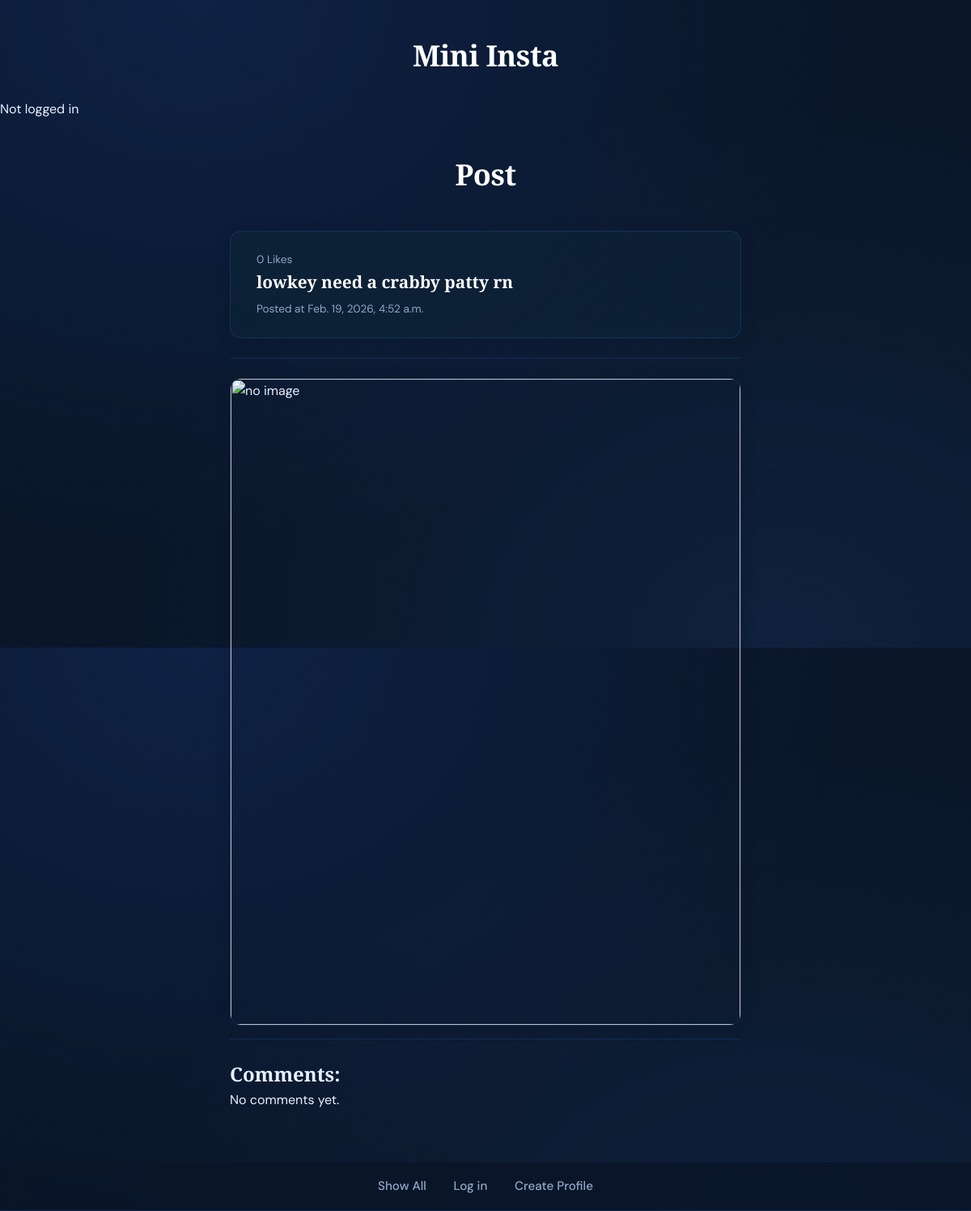
Page /mini_insta/post/1 on the earlier database version.
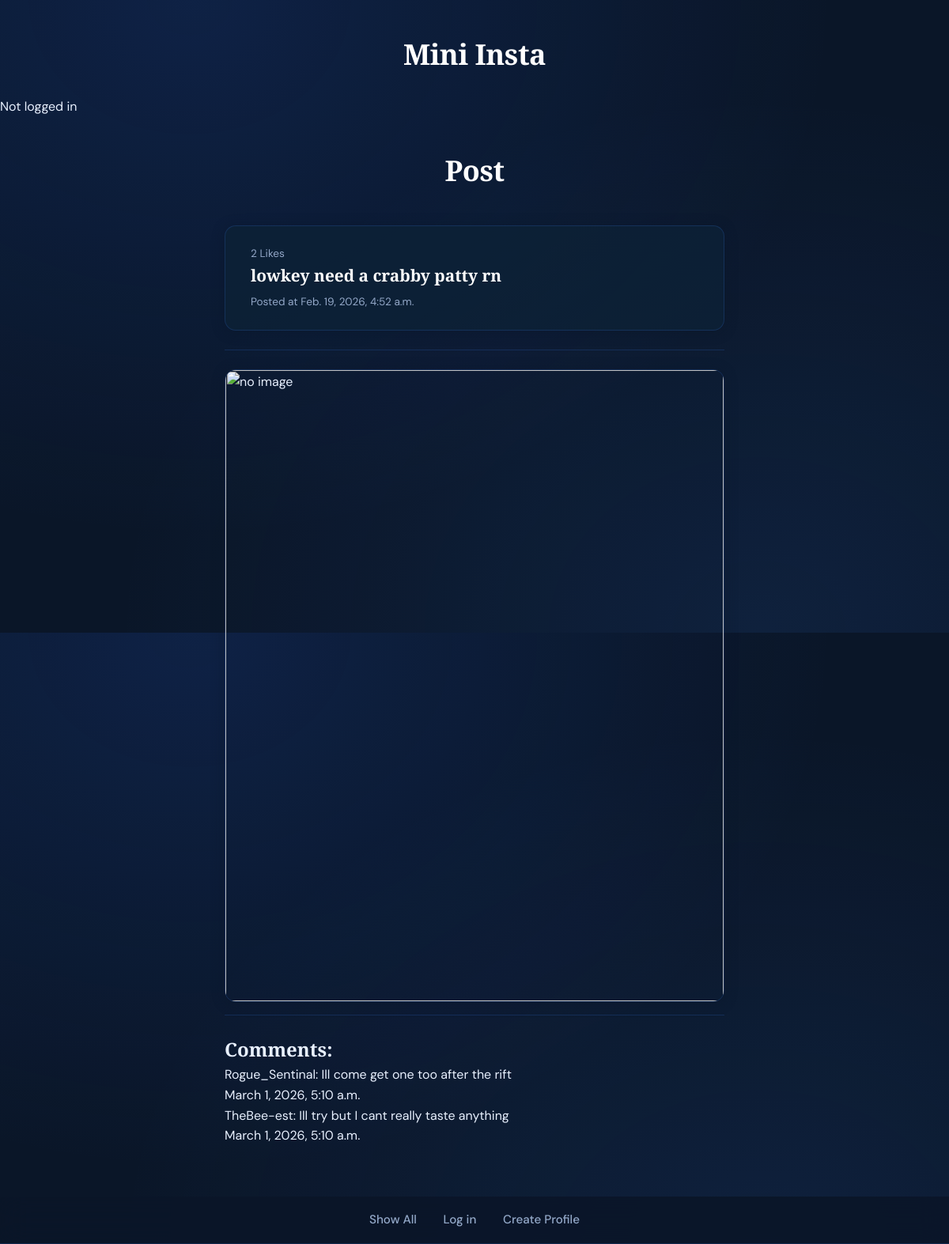
Same page on the later database version.
### mini_insta/models.py (models this page shows, shortened)
class Post(models.Model):
  profile = models.ForeignKey(Profile, on_delete=models.CASCADE)
  caption = models.TextField(blank=False)
  timestamp=models.DateTimeField(auto_now=True)
  def get_all_photos(self):
    photos = Photo.objects.filter(post=self).order_by('-timestamp')
    return photos
  def get_all_comments(self):
    comments = Comment.objects.filter(post=self).order_by('-timestamp')
    return comments
  def get_likes(self):
    likes = Like.objects.filter(post=self)
    return likes

class Comment(models.Model):
  post = models.ForeignKey(Post, on_delete=models.CASCADE)
  profile = models.ForeignKey(Profile, on_delete=models.CASCADE)
  timestamp = models.DateTimeField(auto_now=True)
  text = models.TextField(blank=False)

class Profile(models.Model):
  user = models.ForeignKey(User, on_delete=models.CASCADE)
  username=models.TextField(blank=True)
  display_name=models.TextField(blank=True)
  profile_image_url = models.URLField(blank=True)
  bio_text=models.TextField(blank=True)
  join_date=models.DateTimeField(auto_now=True)

### mini_insta/views.py (the view)
# urls.py: path('post/<int:pk>', PostDetailView.as_view(), name='post'),
class PostDetailView(DetailView):
    model = Post
    template_name = 'mini_insta/show_post.html'
    context_object_name = 'post'
    def get_context_data(self, **kwargs):
        context = super().get_context_data(**kwargs)
        if self.request.user.is_authenticated:
            my_profile = Profile.objects.get(user=self.request.user)
            context['my_profile'] = my_profile
            context['user_likes_post'] = Like.objects.filter(profile=my_profile, post=self.object).exists()
        return context

### mini_insta/templates/mini_insta/show_post.html (shortened to what this page needs)
{% extends 'mini_insta/base.html' %}
{% block content %}
<h1>Post</h1>
<main class="single-post-container">
  <article>
    <div>
      <p>{{ post.get_likes.count }} Likes
      </p>
      <h2>{{ post.caption }}</h2>
      <p>Posted at {{ post.timestamp }}</p>
    </div>
  </article>
  <hr>
  {% for photo in post.get_all_photos %}
    <img src="{{ photo.get_image_url }}" alt="">
  {% empty %}
    <img src="/static/no-image.png" alt="no image">
  {% endfor %}
  <hr>
  <h2>Comments:</h2>
  {% for comment in post.get_all_comments %}
    <p>{{ comment.profile.username }}: {{ comment.text }}</p>
    <p>{{ comment.timestamp }}</p>
  {% empty %}
    <p>No comments yet.</p>
  {% endfor %}
</main>
{% endblock %}

Differences in the rows shown:
computed for Post "lowkey need a crabby patty rn": get_likes.count "0" → "2"
added Comment: profile.username "Rogue_Sentinal", text "Ill come get one too after the rift", timestamp "March 1, 2026, 5:10 a.m."
added Comment: profile.username "TheBee-est", text "Ill try but I cant really taste anything", timestamp "March 1, 2026, 5:10 a.m."
Other differences:
text no longer shown: "No comments yet."
